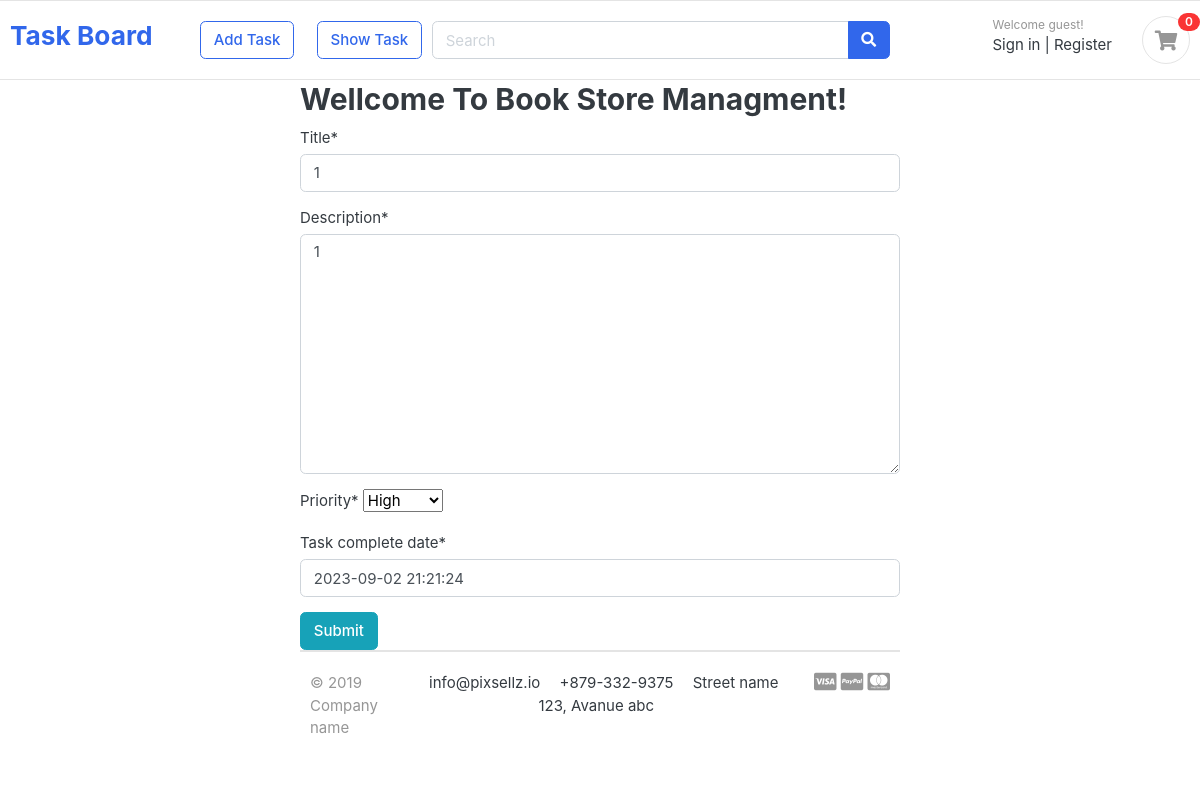
The page /task/edit_work/25/1/ on the database its author committed.
### task_management/models.py (models this page shows, shortened)
class TodoWorkModel(models.Model):
    HIGH = 'High'
    MEDIUM = 'Medium'
    LOW = 'Low'
    PRIORITY_CHOICES = [
        (HIGH, 'High'),
        (MEDIUM, 'Medium'),
        (LOW, 'Low'),
    ]
    project = models.ForeignKey(ProjectModel, on_delete=models.CASCADE, default=None, related_name='project_task')
    user_control = models.TextField(max_length=100, default="Default Value")
    title = models.CharField(max_length=30)
    description = models.TextField(max_length=200)
    status = models.BooleanField(default=False)
    date_created = models.DateTimeField(blank=True, auto_now_add=True)
    task_complete_date = models.DateTimeField()
    priority = models.CharField(
        max_length=10,
        choices=PRIORITY_CHOICES,
        default=MEDIUM
    )

### task_management/views.py (the view)
# urls.py: path('edit_work/<int:id>/<int:project_id>/', views.edit_work, name='edit_work'),
def edit_work(request, id, project_id):
    work = get_object_or_404(TodoWorkModel, pk=id)
    form = forms.TodoWorkForm(instance=work)
    if request.method == 'POST':
        info = forms.TodoWorkForm(request.POST, instance=work)
        if info.is_valid():
            info.save()
            return redirect('show_works', project_id)
    return render(request, 'work_entre.html', {'form': form})

### task_management/forms.py
class TodoWorkForm(forms.ModelForm):
    class Meta:
        model = models.TodoWorkModel
        fields = ['title', 'description', 'priority', 'task_complete_date']

### task_management/templates/work_entre.html (shortened to what this page needs)
{% extends 'base.html' %}
{% load crispy_forms_tags %}
{% block body %}
<div style="width:50%; margin:auto">
  <h2>Wellcome To Book Store Managment!</h2>
  <form method="post">
    {{ form | crispy}}
    <button type="submit" class="btn btn-info">Submit</button>
  </form>
{% endblock %}

### static/css/ui.css (style rules this page uses)
html { font-family: "Inter", sans-serif; font-size: 15px; }

### rows shown on the page
TodoWorkModel: title "1", description "1", priority "High", task_complete_date "2023-09-02 21:21:24"
